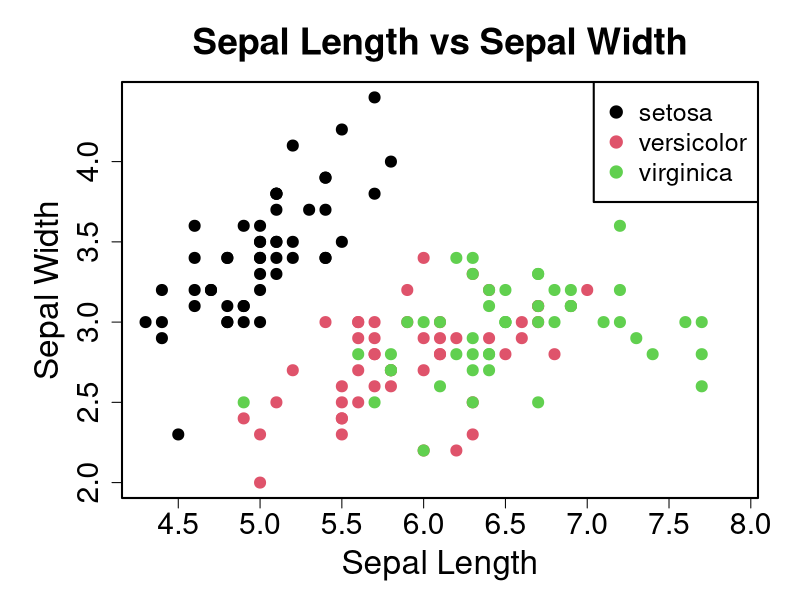
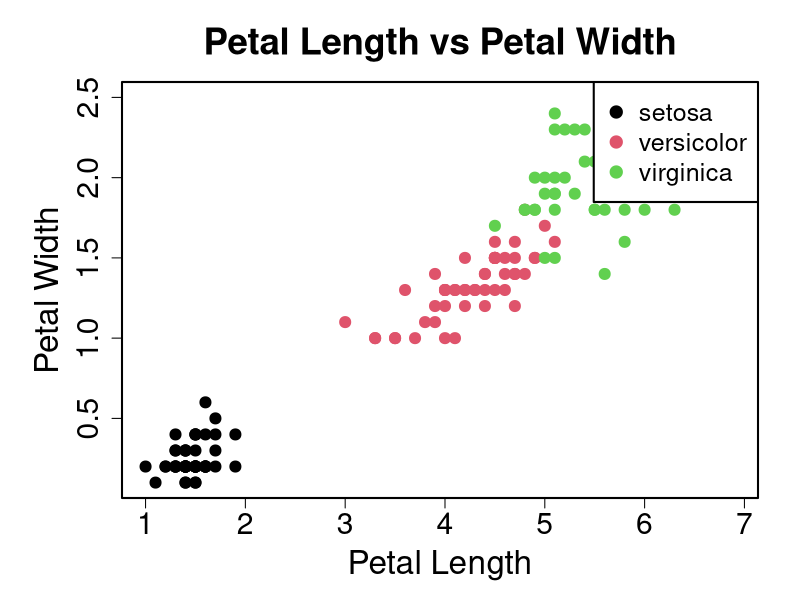
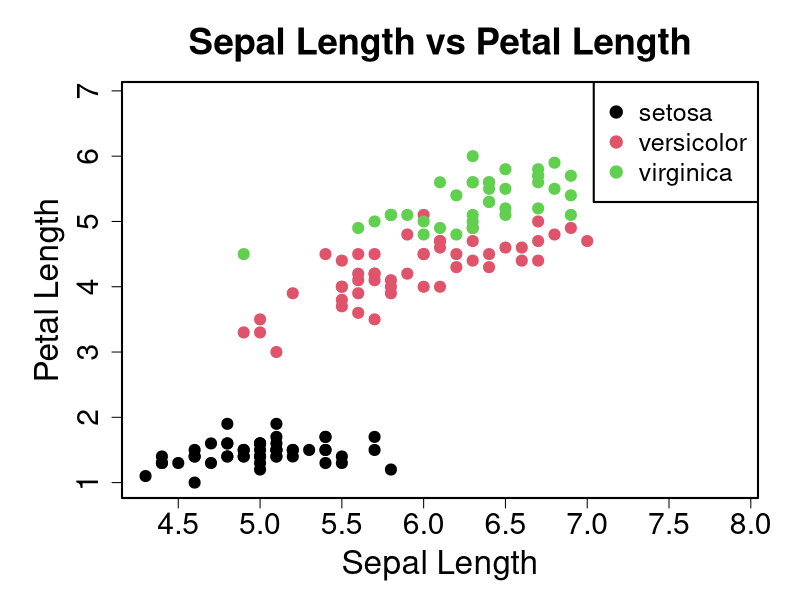
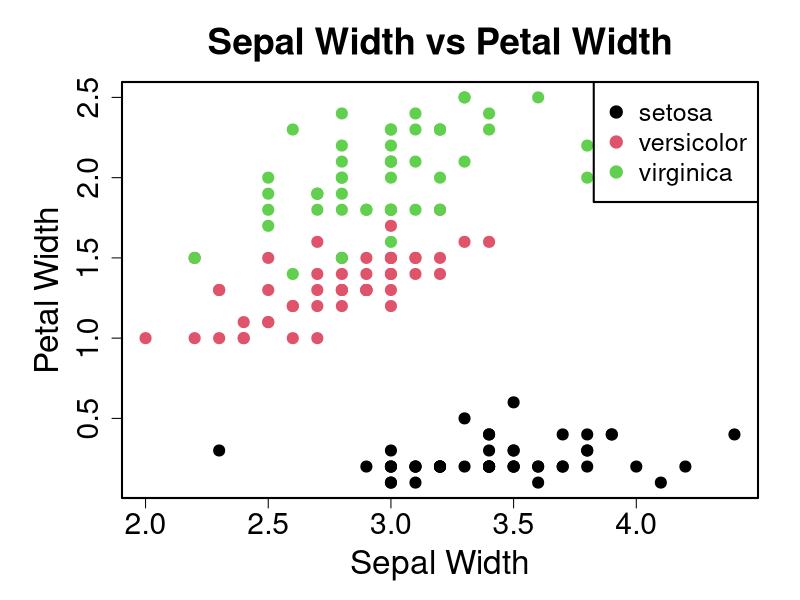

These charts were generated, in order, by the following R code:
# Program Name: scatter_plots.R
# This program visualizes the relationships between the features of the Iris dataset
# using scatter plots and legends to differentiate species.

data(iris)

# Colors for species
colors <- as.numeric(iris$Species)

# Sepal Length vs Sepal Width
par(mar = c(5, 6, 4, 2) + 0.1, lwd = 2)
plot(iris$Sepal.Length, iris$Sepal.Width,
     col = colors, pch = 20, cex = 2,     
     xlab = "Sepal Length", ylab = "Sepal Width",
     main = "Sepal Length vs Sepal Width",
     cex.lab = 2, cex.main = 2.2, cex.axis = 1.8)
legend("topright", legend = levels(iris$Species),
       col = 1:3, pch = 19, cex = 1.5)

# Petal Length vs Petal Width
par(mar = c(5, 6, 4, 2) + 0.1, lwd = 2)
plot(iris$Petal.Length, iris$Petal.Width,
     col = colors, pch = 20, cex = 2,
     xlab = "Petal Length", ylab = "Petal Width",
     main = "Petal Length vs Petal Width",
     cex.lab = 2, cex.main = 2.2, cex.axis = 1.8)
legend("topright", legend = levels(iris$Species),
       col = 1:3, pch = 19, cex = 1.5)

# Sepal Length vs Petal Length
par(mar = c(5, 6, 4, 2) + 0.1, lwd = 2)
plot(iris$Sepal.Length, iris$Petal.Length,
     col = colors, pch = 20, cex = 2,
     xlab = "Sepal Length", ylab = "Petal Length",
     main = "Sepal Length vs Petal Length",
     cex.lab = 2, cex.main = 2.2, cex.axis = 1.8)
legend("topright", legend = levels(iris$Species),
       col = 1:3, pch = 19, cex = 1.5)

# Sepal Width vs Petal Width
par(mar = c(5, 6, 4, 2) + 0.1, lwd = 2) 
plot(iris$Sepal.Width, iris$Petal.Width,
     col = colors, pch = 20, cex = 2,
     xlab = "Sepal Width", ylab = "Petal Width",
     main = "Sepal Width vs Petal Width",
     cex.lab = 2, cex.main = 2.2, cex.axis = 1.8)
legend("topright", legend = levels(iris$Species),
       col = 1:3, pch = 19, cex = 1.5)
